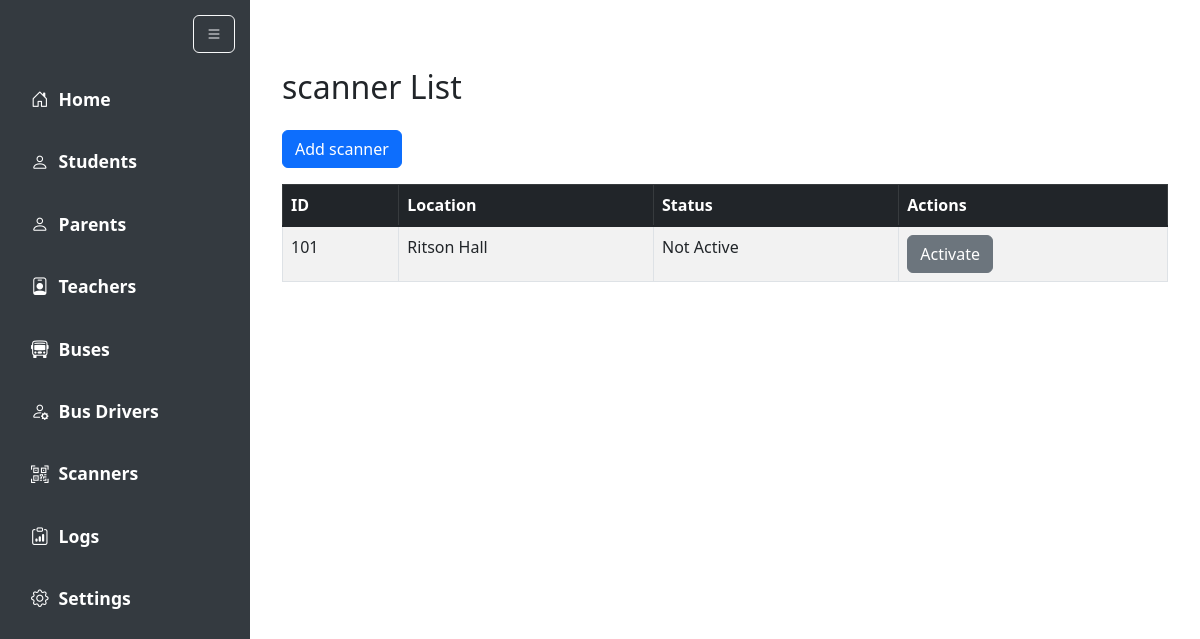
The app's page /admin/scanners with its own data.
### models.py (models this page shows)
class Scanner(db.Model):
    id = db.Column(db.Integer, primary_key=True)
    location = db.Column(db.String)
    status = db.Column(db.String)

### blueprints/admin.py (the view)
@admin.route('/scanners')
def scanners():
    scanners_data = Scanner.query.all()
    return render_template('admin/scanners.html', scanners=scanners_data)

### templates/admin/scanners.html (shortened to what this page needs)
{% extends 'admin/base.html' %}
{% block content %}
<div class="container mt-5">
    <h2 class="mb-4">scanner List</h2>
    <a href="{{ url_for('admin.add_scanner') }}" class="btn btn-primary mb-3">Add scanner</a>
    {% if scanners %}
    <div class="table-responsive">
        <table class="table table-bordered table-striped w-100">
            <thead class="table-dark">
                <tr>
                    <th>ID</th>
                    <th colspan="3">Location</th>
                    <th>Status</th>
                    <th>Actions</th>
                </tr>
            </thead>
            <tbody>
                {% for scanner in scanners %}
                    <tr>
                        <td>{{ scanner.id }}</td>
                        <td colspan="3">{{ scanner.location }}</td>
                        {% if scanner.status == "1" %}
                            <td>Active</td>
                        {% else %}
                            <td>Not Active</td>
                        {% endif %}
                        <td>
                            {% if scanner.status == '0' %}
                            <a href="{{ url_for('admin.activate_scanner', scanner_id=scanner.id) }}" class="text-primary">
                                <button class="btn btn-secondary">Activate</button>
                            </a>
                            {% else %}
                            <a href="{{ url_for('admin.deactivate_scanner', scanner_id=scanner.id) }}" class="text-danger">
                                <button class="btn btn-danger">Deactivate</button>
                            </a>
                            {% endif %}
                        </td>
                    </tr>
                {% endfor %}
            </tbody>
        </table>
    </div>
    {% else %}
        <div class="alert alert-warning" role="alert">
            No Scanners available.
        </div>
    {% endif %}
</div>
{% endblock %}

### records on screen
Scanner: id "101", location "Ritson Hall", status "Not Active"
